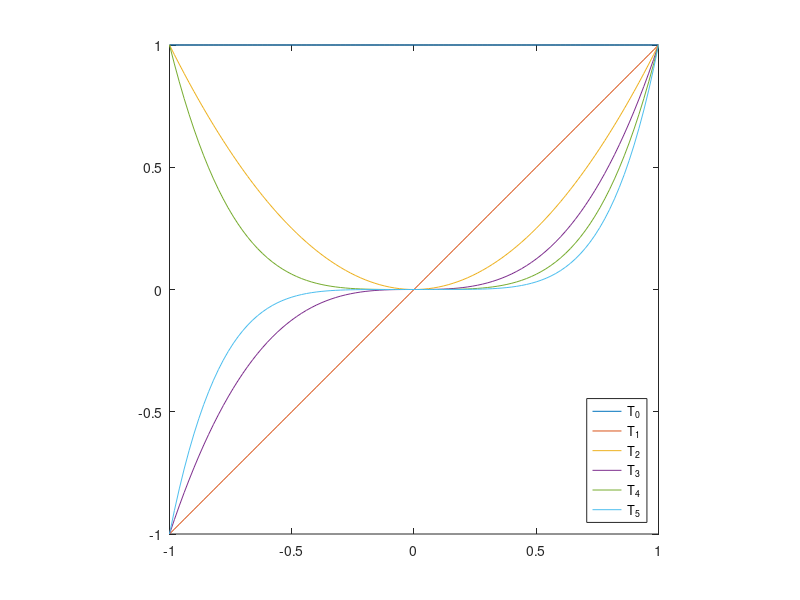
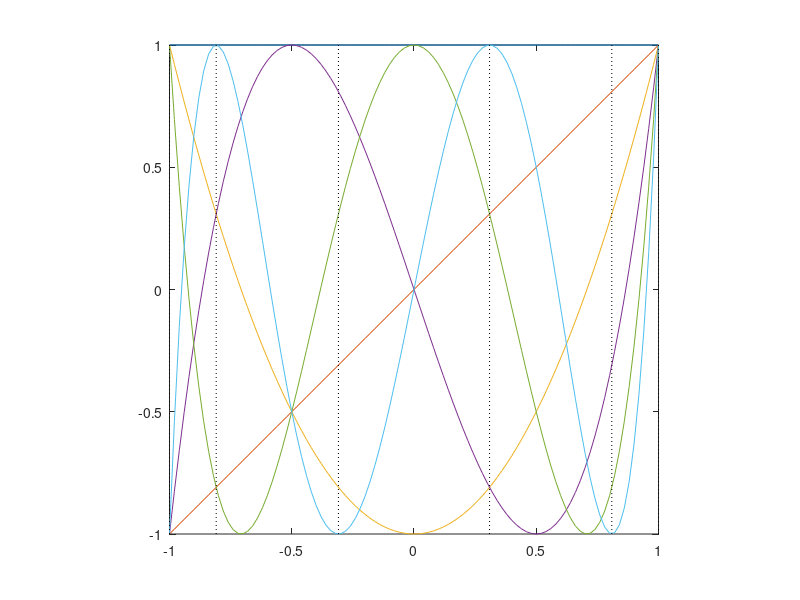

MATLAB code to generate these figures, in order:
clear all;

x = linspace(-1,1,101)';

% monominal basis
T0 = 1.0*ones(101,1);
T1 = x;
T2 = x.*T1;
T3 = x.*T2;
T4 = x.*T3;
T5 = x.*T4;

figure;
plot(x,T0);
hold on;
plot(x,T1);
plot(x,T2);
plot(x,T3);
plot(x,T4);
plot(x,T5);
legend('T_0','T_1','T_2','T_3','T_4','T_5','Location','SouthEast')
axis square;

% chebyshev basis
T0 = 1.0*ones(101,1);
T1 = x;
T2 = 2*x.*T1 - T0;
T3 = 2*x.*T2 - T1;
T4 = 2*x.*T3 - T2;
T5 = 2*x.*T4 - T3;

figure;
plot(x,T0);
hold on;
plot(x,T1);
plot(x,T2);
plot(x,T3);
plot(x,T4);
plot(x,T5);
x0 = cos(0*pi/5);
x1 = cos(1*pi/5);
x2 = cos(2*pi/5);
x3 = cos(3*pi/5);
x4 = cos(4*pi/5);
x5 = cos(5*pi/5);
disp([x0 x1 x2 x3 x4 x5]);
plot([x0 x0],[-1 1],'k:');
plot([x1 x1],[-1 1],'k:');
plot([x2 x2],[-1 1],'k:');
plot([x3 x3],[-1 1],'k:');
plot([x4 x4],[-1 1],'k:');
plot([x5 x5],[-1 1],'k:');
% x0 = cos(2*(0+1)*pi/2/5);
% x1 = cos(2*(1+1)*pi/2/5);
% x2 = cos(2*(2+1)*pi/2/5);
% x3 = cos(2*(3+1)*pi/2/5);
% x4 = cos(2*(4+1)*pi/2/5);
% x5 = cos(2*(5+1)*pi/2/5);
% disp([x0 x1 x2 x3 x4 x5]);
% plot([x0 x0],[-1 1],'r:');
% plot([x1 x1],[-1 1],'r:');
% plot([x2 x2],[-1 1],'r:');
% plot([x3 x3],[-1 1],'r:');
% plot([x4 x4],[-1 1],'r:');
% plot([x5 x5],[-1 1],'r:');
% legend('T_0','T_1','T_2','T_3','T_4','T_5','Location','SouthEast')
axis square;